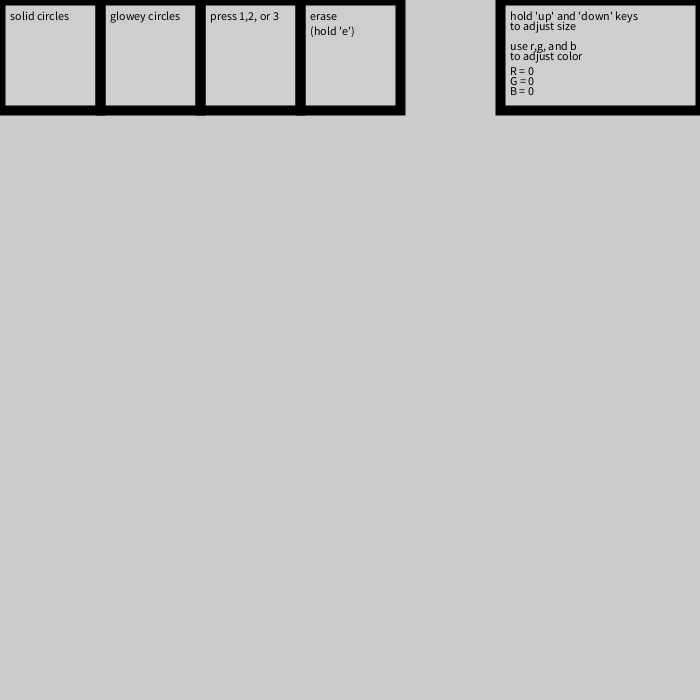
Frame 1 (no input)
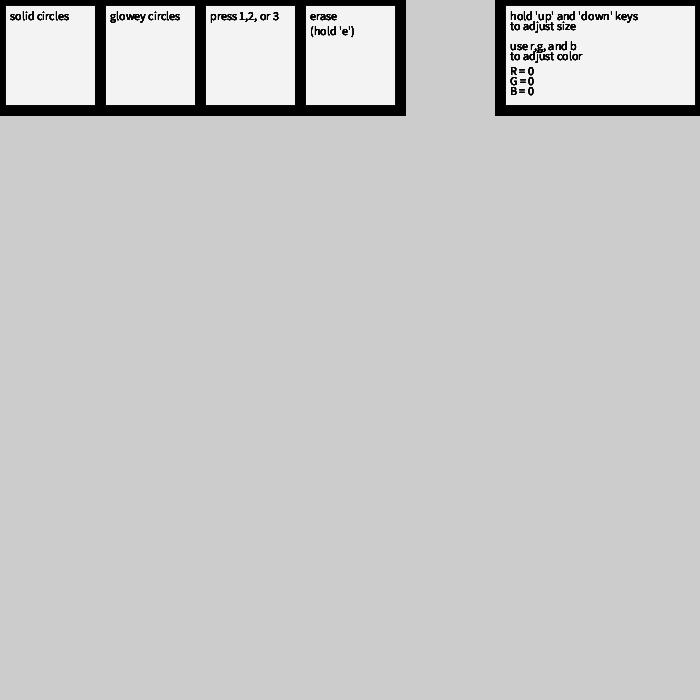
Frame 60 (the mouse pressed at the canvas centre just before this capture)
Frame 120 (the mouse held since frame 60 and released just before this capture): identical to frame 60, image omitted

The Processing sketch that drew these frames (run headless with seeded random() and noise(); from frame 60 on, the mouse is pressed at the canvas centre):

// Processing sketch: Finalproejct_4
// ── Finalproejct_4.pde
float j = 1;
float k = 1;

int R=0;
int G=0;
int B=0;

boolean option1 = false;
boolean option2 = false;
boolean option3 = false;
boolean option4 = false;

boolean cset1 = false;
boolean cset2 = false;
boolean cset3 = false;

void setup(){
  size(700,700);
  frameRate(30);

}

void draw(){
  noStroke();
  
  fill(R,G,B);
  
  if(key == 'r' && keyPressed){
    R+=1;
    if(R>=270){R=0;}}
  if(key == 'g' && keyPressed){
    G+=1;
    if(G>=270){G=0;}}
  if(key == 'b' && keyPressed){
    B+=1;
    if(B>=270){B=0;}}  
  
  if ((mouseX<100)&&(mouseY<60)&&(mousePressed)){
    option1 = true;option2=false;option4=false;}
  
  if ((mouseX>100)&&(mouseX<200)&&(mouseY<60)&&(mousePressed)){
    option2 = true;option1=false;option4=false;}
    
  if ((mouseX>200)&&(mouseX<300)&&(mouseY<60)&&(mousePressed)){
  option3 = true;}
  
  if ((mouseX>300)&&(mouseX<400)&&(mouseY<60)&&(mousePressed)&&(key=='e')){
  option4 = true;option1=false;option2=false;option3=false;}



  if (option1 && mousePressed){
    
    if (key == CODED){if (keyCode == UP && keyPressed){k = k +0.1;}if (keyCode == DOWN && keyPressed){k = k -0.1;}}
    ellipse(mouseX,mouseY,k,k);
  } 
  
  
  if (option2 && mousePressed){
    fill(R,G,B,10);
    //fill(random(255),mouseY%22,mouseX/5,11);
    for(int i=0; i<11; i++){
      if(key == CODED){                
        if (keyCode == UP){
          if (keyPressed){j=j+.01;}
          ellipse(mouseX,mouseY,i*j,i*j);}
        if (keyCode == DOWN){
          if (keyPressed){j=j-.01;}
          ellipse(mouseX,mouseY,i*j,i*j);}
      }
       else ellipse(mouseX,mouseY,i*i,i*i);
    }
  }
  if(option3){ 
    if(key == '1'){ 
      cset1 = true;cset2 = false;cset3 = false;}
    else if(key == '2'){ 
      cset2 = true;cset1 = false;cset3 = false;}    
    else if(key == '3'){ 
      cset3 = true;cset2 = false;cset1 = false;}
      
    if (cset1){  
    R = int(random(256));
    G = mouseY%22;
    B = mouseX/5;
    }
   else if (cset2){
    B = int(random(256));
    R = mouseY%22;
    G = mouseX/5;
    }
    
    else if (cset3){ 
    G = int(random(256));
    B = mouseY%22;
    R = mouseX/5;
    }
    
  }
  
  if (option4){
    fill(255);
    rect(0,0,width,height);
  } 
  
  fill(245,10);
  strokeWeight(10);
  stroke(0);
  
  rect(0,0,100,110);
  rect(100,0,100,110);  
  rect(200,0,100,110);  
  rect(300,0,100,110); 
  rect(500,0,200,110);
  
  fill(0);
  text("solid circles",10,20);
  text("glowey circles",110,20);
  text("press 1,2, or 3",210,20);
  text("erase",310,20);
  text("(hold 'e')",310,35);
  
  text("hold 'up' and 'down' keys",510,20);
  text("to adjust size",510,30);
  text("use r,g, and b",510,50);
  text("to adjust color",510,60);
  text("R = " + R,510,75);
  text("G = " + G,510,85);
  text("B = " + B,510,95);
    
}
